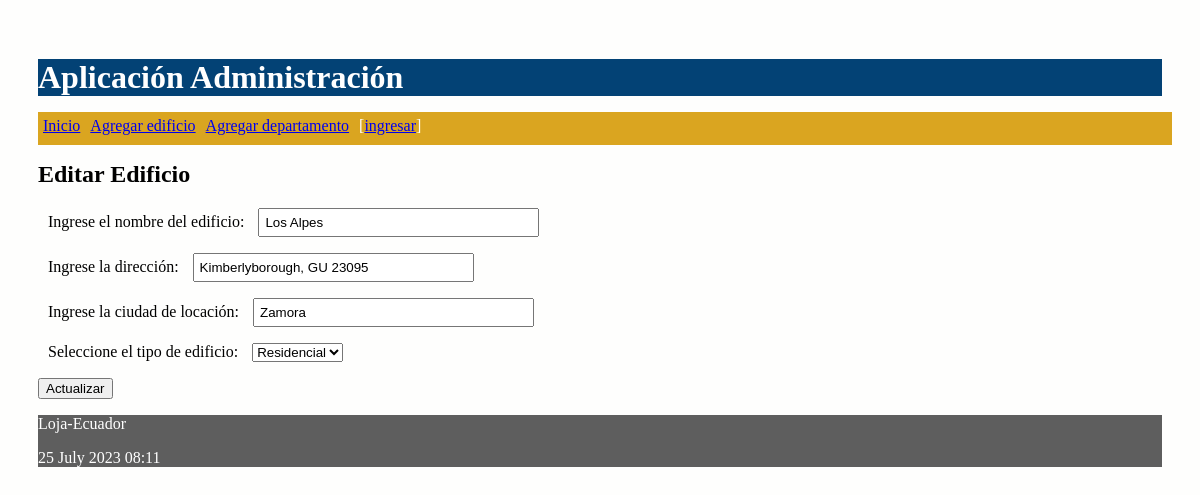
Page /editar/edificio/4 on the committed database.
### proyecto/models.py (models this page shows, shortened)
class Edificio(models.Model):
    opciones_tipo_edificio = (
        ('Residencial', 'Residencial'),
        ('Público', 'Público'),
        ('Negocio', 'Negocio'),
    )
    nombre = models.CharField(max_length=30)
    direccion = models.CharField(max_length=30)
    ciudad = models.CharField(max_length=30)
    tipo = models.CharField(max_length=30, choices=opciones_tipo_edificio)

### proyecto/views.py (the view)
# urls.py: path('editar/edificio/<int:id>', views.editar_edificio,
def editar_edificio(request, id):
    edificio = Edificio.objects.get(pk=id)
    if request.method=='POST':
        formulario = EdificioForm(request.POST, instance=edificio)
        print(formulario.errors)
        if formulario.is_valid():
            formulario.save()
            return redirect(index)
    else:
        formulario = EdificioForm(instance=edificio)
    diccionario = {'formulario': formulario}
    return render(request, 'editarEdificio.html', diccionario)

### proyecto/forms.py (shortened to what this page needs)
class EdificioForm(ModelForm):
    class Meta:
        model = Edificio
        fields = ['nombre', 'direccion', 'ciudad', 'tipo']
        labels = {
            'nombre': _('Ingrese el nombre del edificio'),
            'direccion': _('Ingrese la dirección'),
            'ciudad': _('Ingrese la ciudad de locación'),
            'tipo': _('Seleccione el tipo de edificio'),
        }

### proyecto/templates/editarEdificio.html (shortened to what this page needs)
{% extends "master.html" %}
{% block content %}
  <h2>Editar Edificio</h3>
  <form action="" method="post">
    {{formulario.as_p}}
    <p><input type='submit' value='Actualizar'/></p>
  </form>
{% endblock %}

### proyecto/static/css/estilos.css (style rules this page uses)
body { background: #FEFEFD; padding: 30px; }
input[type=text], input[type=number] { width: 25%; padding: 5px 5px; box-sizing: border-box; }
label { padding: 12px 10px; }

### rows in the picture
Edificio: nombre "Los Alpes", direccion "Kimberlyborough, GU 23095", ciudad "Zamora", tipo "Residencial"
